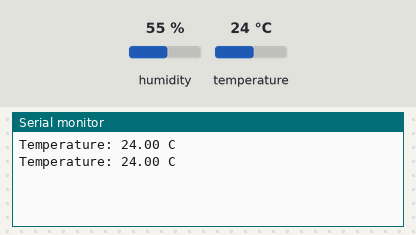
The sketch below on a simulated Arduino Uno, built with avr-gcc and run on an emulated ATmega328P. Shown: the last lines printed to the serial monitor. Inputs (shaded band) come from the test bench; at power-on: temperature 24 °C, humidity 55 %.

Above: at 2.3 s.
2.4 s: temperature set to 12 °C
At 4.1 s:
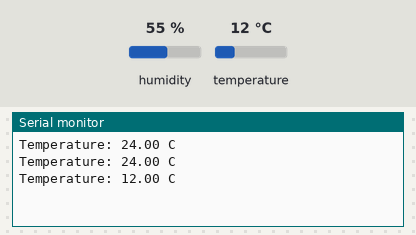
4.5 s: temperature set to 19 °C
At 6.1 s:
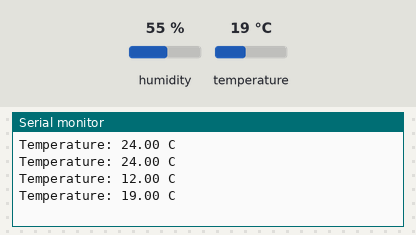
Timing chart, 0 to 7.6 s (numbered marks = the images above; inputs shaded):
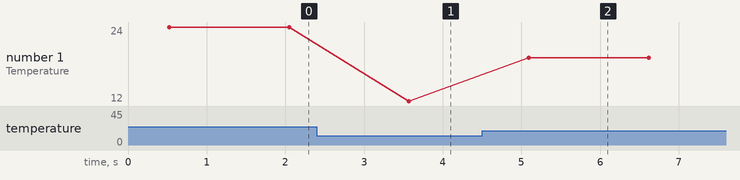

The sketch:

interfacing_dht11.ino
```cpp
// interfacing_dht11
#include <DHT11.h>

DHT11 dht11(23);  // Create an instance of the DHT11 class and set the pin to 23.

void setup() {
  Serial.begin(115200); // Initialize serial communication at 115200 baud.
}

void loop() {
  float temperature = dht11.readTemperature();  // Read the temperature from the sensor.

  // If the temperature reading was successful, print it to the serial monitor.
  if (temperature != -1) {
    Serial.print("Temperature: ");
    Serial.print(temperature);
    Serial.println(" C");
  }
  // If the temperature reading failed, print an error message.
  else{
    Serial.println("Error reading data");
  }
  // Wait for a second before the next reading.
  delay(1000);
}
```

Measured:
- after the input at 2.4 s, the serial monitor: prints a new line after 1.2 s (image 1)
- after the input at 4.5 s, the serial monitor: prints a new line after 0.59 s (image 2)
- plotted number 1: 24 → 12 after the input at 2.4 s, 12 → 19 after the input at 4.5 s
